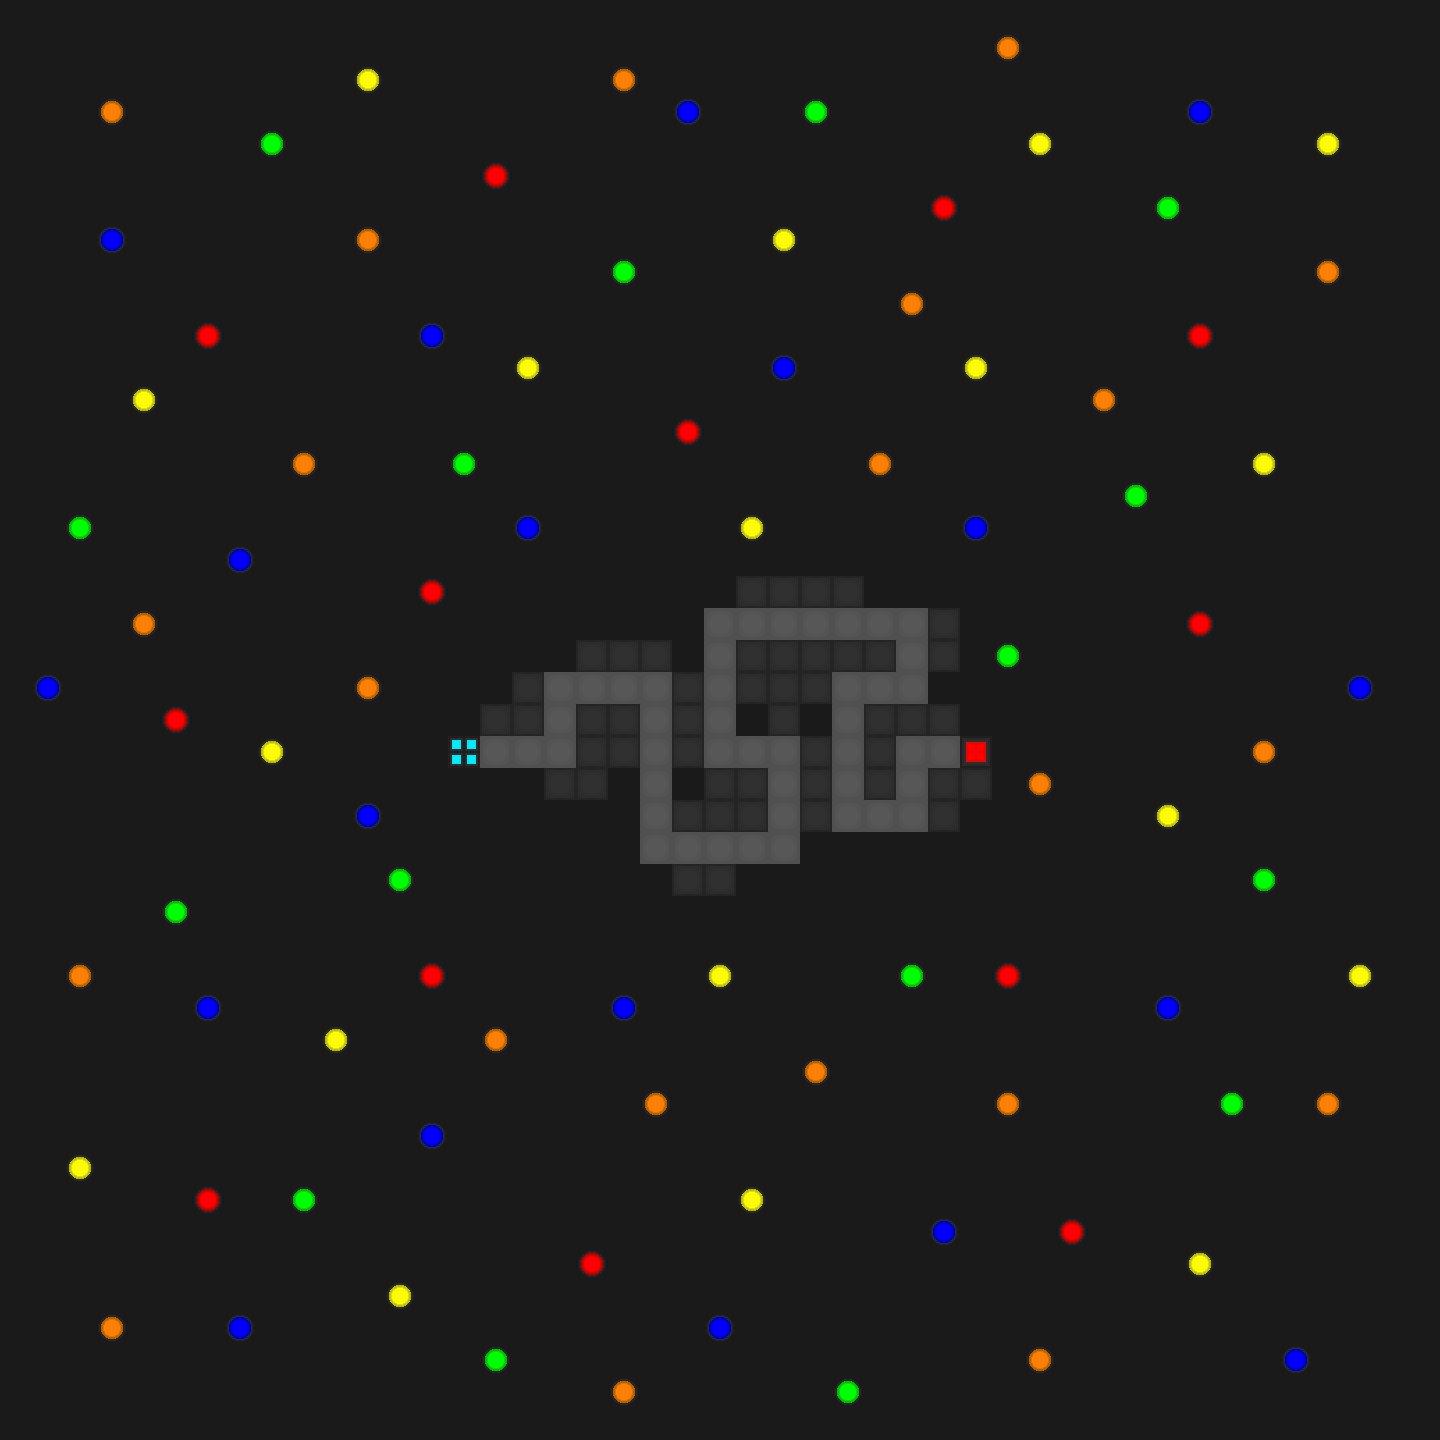

A level layout from a 2D game, rendered from its tile map. Below: a short description, then the map file with tile-grid data replaced by summaries:
An orthogonal 45x45 tile map with 32x32 px tiles, 5 tile layers (background, enemy_base, player_base, road, ...).

<map version="1.10" tiledversion="1.11.2" orientation="orthogonal" renderorder="right-down" width="45" height="45" tilewidth="32" tileheight="32" infinite="0" nextlayerid="6" nextobjectid="1">
 <tileset firstgid="1" source="tile_sheet.tsx" />
 <layer id="1" name="background" width="45" height="45">
  <data>[2025 cells, 2025 non-empty, 6 distinct tile ids]</data>
 </layer>
 <layer id="2" name="enemy_base" width="45" height="45">
  <data>[2025 cells, 1 non-empty, 1 distinct tile ids]</data>
 </layer>
 <layer id="3" name="player_base" width="45" height="45">
  <data>[2025 cells, 1 non-empty, 1 distinct tile ids]</data>
 </layer>
 <layer id="4" name="road" width="45" height="45">
  <data>[2025 cells, 45 non-empty, 1 distinct tile ids]</data>
 </layer>
 <layer id="5" name="platforms" width="45" height="45">
  <data>[2025 cells, 48 non-empty, 1 distinct tile ids]</data>
 </layer>
</map>
